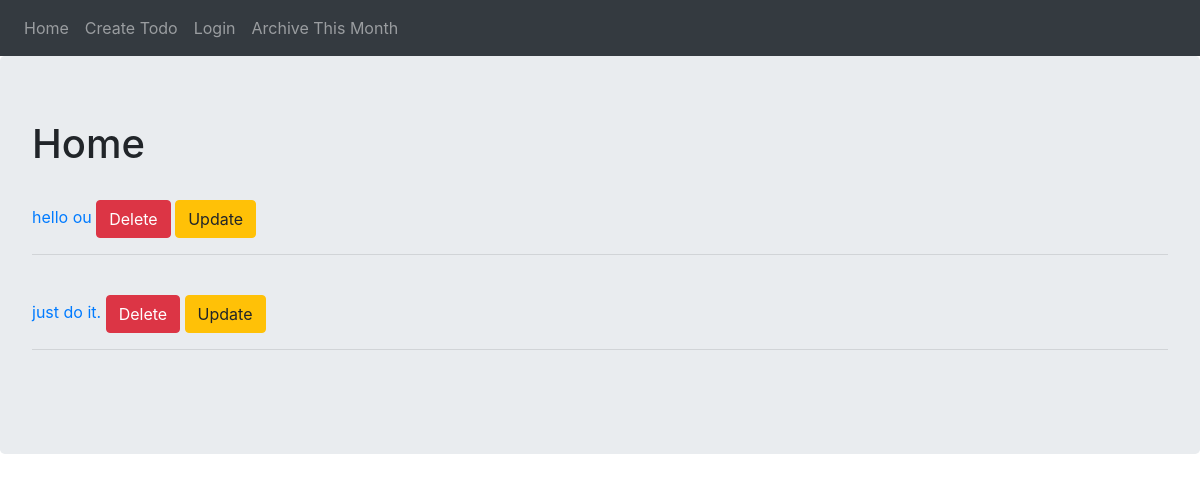
/, run on an earlier commit of the app's database.
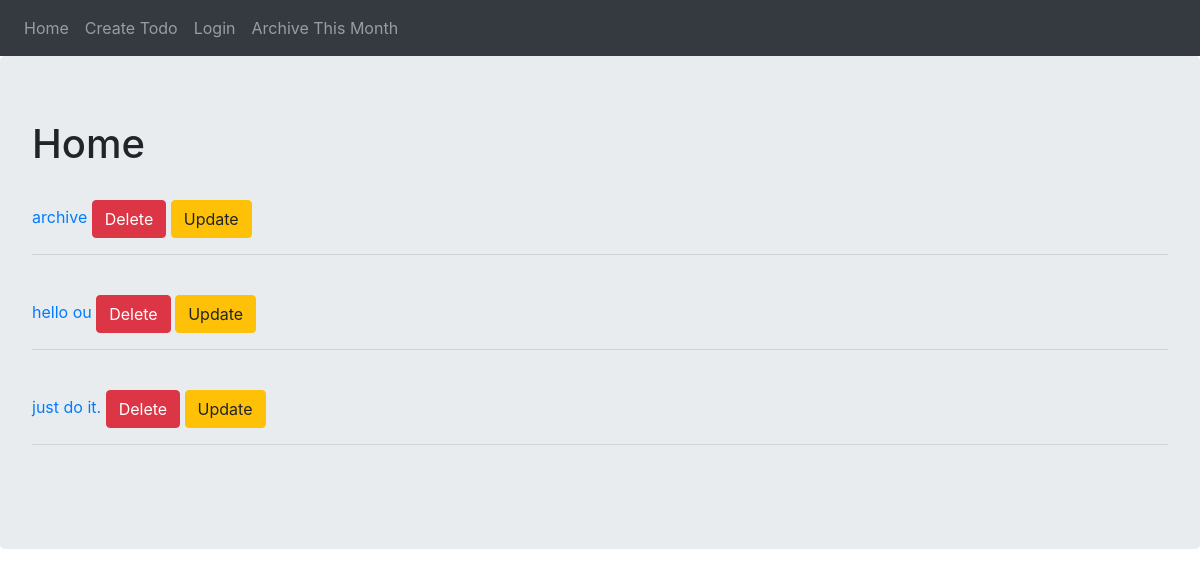
And on a later commit of the database.
### first/models.py (models this page shows, shortened)
class Todo(models.Model):
    title = models.CharField(max_length=100)
    slug = models.SlugField(blank=True, null=True)
    created = models.DateTimeField(auto_now_add=True)
    published = models.DateTimeField(default=timezone.now)

### first/views.py (the view)
# urls.py: path('', views.Home.as_view(), name='home'),
class Home(ListView):
    template_name = 'first/home.html'
    model = Todo
    context_object_name = 'todos'
    ordering = ['-created']

### first/templates/first/home.html
{% extends 'base.html' %}
{% block content %}
<h1>Home</h1>
<br>
{% for todo in todos %}
    <a href="{% url 'first:detail_todo' todo.id todo.slug%}">
        {{ todo.title }}
    </a>
    <a href="{% url 'first:delete_todo' todo.id %}" class="btn btn-danger">Delete</a>
    <a href="{% url 'first:update_todo' todo.id %}" class="btn btn-warning">Update</a>
    <br>
    <hr>
    <br>
{% endfor %}
{% endblock %}

What changed in the data, as far as the page shows it:
added Todo: title "archive"
